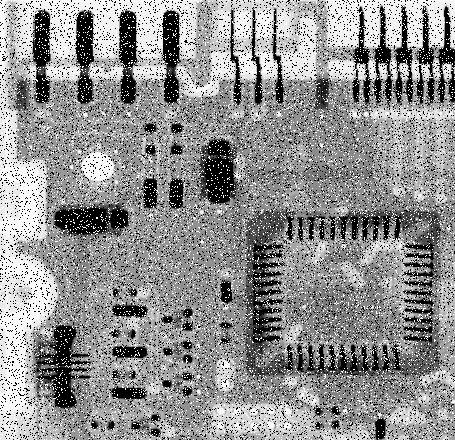
#> input picture Lab2/nhieu.jpg, 455 x 440 px
$ jupyter execute Lab2_Upgrading_photos.ipynb   (older library calls are emulated)
#> lines starting #> are read from the running program, lines starting #| are printed output that depends on the picture
[cell 1]
import numpy as np
import scipy.misc
import cv2  # using opencv
from google.colab.patches import cv2_imshow
import matplotlib.pyplot as plt

[cell 2]
# Định nghĩa hàm tích chập để lọc bộ lọc
def Tich_chap(img,mask):
    m, n = img.shape
    img_new = np.zeros([m, n])
    for i in range(1, m-1):
        for j in range(1, n-1):
            temp   =  img[i-1, j-1]    * mask[0, 0]\
                    +  img[i-1, j]      * mask[0, 1]\
                    +  img[i-1, j + 1]  * mask[0, 2]\
                    +  img[i, j-1]      * mask[1, 0]\
                    +  img[i, j]        * mask[1, 1]\
                    +  img[i, j + 1]    * mask[1, 2]\
                    +  img[i + 1, j-1]  * mask[2, 0]\
                    +  img[i + 1, j]    * mask[2, 1]\
                    +  img[i + 1, j + 1]* mask[2, 2]
            img_new[i, j]= temp
    img_new = img_new.astype(np.uint8)
    return img_new

# **Làm mềm ảnh (blur/smoothing ) bằng lọc Gaussian**

[cell 3]
# Định nghĩa bộ lọc Gaussian
def Gaussian():
  locGaussian3x3 = np.array(([0.0751/4.8976, 0.1238/4.8976, 0.0751/4.8976],
                            [0.1238/4.8976, 0.2042/4.8976, 0.1238/4.8976],
                            [0.0751/4.8976, 0.1238/4.8976, 0.0751/4.8976]), dtype="float")

  fig = plt.figure(figsize=(16, 9)) # Tạo vùng vẽ tỷ lệ 16:9
  ax1, ax2 = fig.subplots(1, 2)

  # Đọc và hiển thị ảnh gốc
  image = cv2.imread('nhieu.jpg', 0)
#> image is the input picture: shape (440, 455); min 0, max 255, mean 144.3
  ax1.imshow(image, cmap='gray')
  ax1.set_title("Ảnh gốc")

  # Lọc Gaussian và hiển thị ảnh
  imgGaussian_3x3 = Tich_chap(image, locGaussian3x3) #Gọi hàm lọc
  ax2.imshow(imgGaussian_3x3, cmap='gray')
  ax2.set_title("Ảnh lọc Gaussian 3x3")


  # Hiển thị vùng vẽ
  plt.show()

[cell 4]
Gaussian()

*** Cải thiện độ sắc nét của ảnh dùng lọc Laplace***

[cell 5]
def Laplacian():
    # Định nghĩa bộ lọc Laplacian chuẩn
    locLaplacian_chuan = np.array(([0, 1, 0],
                                  [1, -4, 1],
                                  [0, 1, 0]), dtype="float")

    # Định nghĩa bộ lọc Laplacian biến thể 1
    locLaplacian_Bien_The_1 = np.array(([1, 1, 1],
                                        [1, -8, 1],
                                        [1, 1, 1]), dtype="float")

    # Định nghĩa bộ lọc Laplacian biến thể 2
    locLaplacian_Bien_The_2 = np.array(([0, -1, 0],
                                        [-1, 4, -1],
                                        [0, -1, 0]), dtype="float")

    # Định nghĩa bộ lọc Laplacian biến thể 3
    locLaplacian_Bien_The_3 = np.array(([-1, -1, -1],
                                        [-1, 8, -1],
                                        [-1, -1, -1]), dtype="float")

    #bộ lọc laplacian đơn giản hóa
    locLaplacian_Cai_Thien = np.array(([-1, -1, -1],
                                        [-1, 5, -1],
                                        [-1, -1, -1]), dtype="float")

    fig = plt.figure(figsize=(16, 9)) # Tạo vùng vẽ tỷ lệ 16:9
    (ax1, ax2, ax3), (ax4, ax5, ax6) = fig.subplots(2, 3) # Tạo 6 vùng vẽ con

    # Đọc và hiển thị ảnh gốc
    image = cv2.imread('test2.tif', 0)
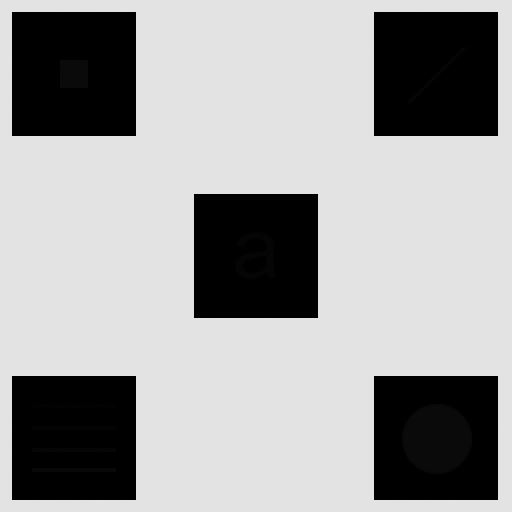
#> input picture Lab2/test2.tif, 512 x 512 px
#> image is the input picture: shape (512, 512); min 0, max 228, mean 160.7
    ax1.imshow(image, cmap='gray')
    ax1.set_title("Ảnh gốc")

    # Lọc Laplacian chuẩn và hiển thị ảnh
    img_loc_Laplacian_chuan = Tich_chap(image, locLaplacian_chuan) #Gọi hàm tích chập
#> after the loop in Tich_chap (call 2), `for i in range(1, m-1):`:
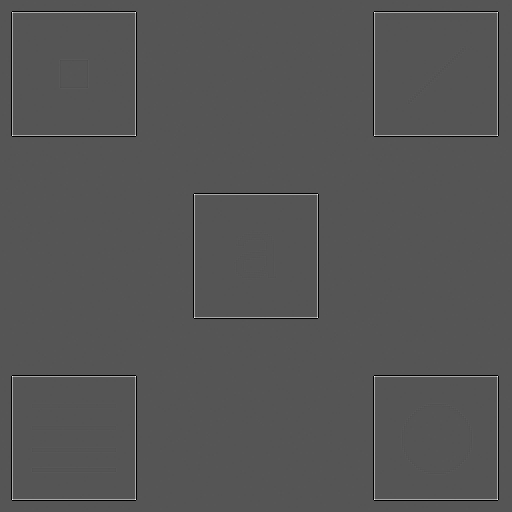
#> img_new: shape (512, 512) float64; min -229, max 455, mean 0; drawn with min black and max white
    ax2.imshow(img_loc_Laplacian_chuan, cmap='gray')
    ax2.set_title("Ảnh lọc Laplace chuẩn")

    # Tạo ảnh cải thiện từ lọc Laplacian chuẩn và hiển thị ảnh
    img_cai_thien_locLaplacian_chuan = image - img_loc_Laplacian_chuan
    ax3.imshow(img_cai_thien_locLaplacian_chuan, cmap='gray')
    ax3.set_title("Ảnh Cải thiện từ Laplace chuẩn")

    #Không hiển thị trục tọa độ tại vùng ax4
    ax4.axis('off')

    # Lọc Laplacian Biến thể thứ nhất và hiển thị ảnh
    img_loc_Laplacian_Bien_The_1 = Tich_chap(image, locLaplacian_Bien_The_1) #Gọi hàm tích chập
    ax5.imshow(img_loc_Laplacian_Bien_The_1, cmap='gray')
    ax5.set_title("Ảnh lọc Laplace biến thể 1")

    # Tạo ảnh cải thiện từ lọc Laplacian Biến thể thứ nhất và hiển thị ảnh
    img_cai_thien_loc_Laplacian_Bien_The_1 = image - img_loc_Laplacian_Bien_The_1
    ax6.imshow(img_cai_thien_loc_Laplacian_Bien_The_1, cmap='gray')
    ax6.set_title("Ảnh Cải thiện từ Laplace biến thể 1")

    # Hiển thị vùng vẽ
    plt.show()

    # Việc thực hiện các biến thể của bộ lọc Laplacian thực hiện code tương tự
    # nhưng thay thế mặc nạ lọc khác nhau
    # Việc thực hiện bộ lọc đơn giản hóa Laplacian thì ảnh lọc chính là ảnh kết quả

[cell 6]
Laplacian()

 Cải thiện độ sắc nét của ảnh dùng lọc Sobel


[cell 7]
def Sobel():
    # Định nghĩa Sobel theo hướng X
    locSobelX = np.array(([-1,-2,-1],
                          [ 0, 0, 0],
                          [ 1, 2, 1]), dtype="float")

    # Định nghĩa bộ lọc Sobel theo hướng Y
    locSobelY = np.array(([-1, 0, 1],
                          [-2, 0, 2],
                          [ 1, 0, 1]), dtype="float")

    fig = plt.figure(figsize=(16, 9)) # Tạo vùng vẽ tỷ lệ 16:9
    (ax1, ax2, ax3), (ax4, ax5, ax6) = fig.subplots(2, 3) # Tạo 6 vùng vẽ con

    # Đọc và hiển thị ảnh gốc
    image = cv2.imread('test1.tif', 0)
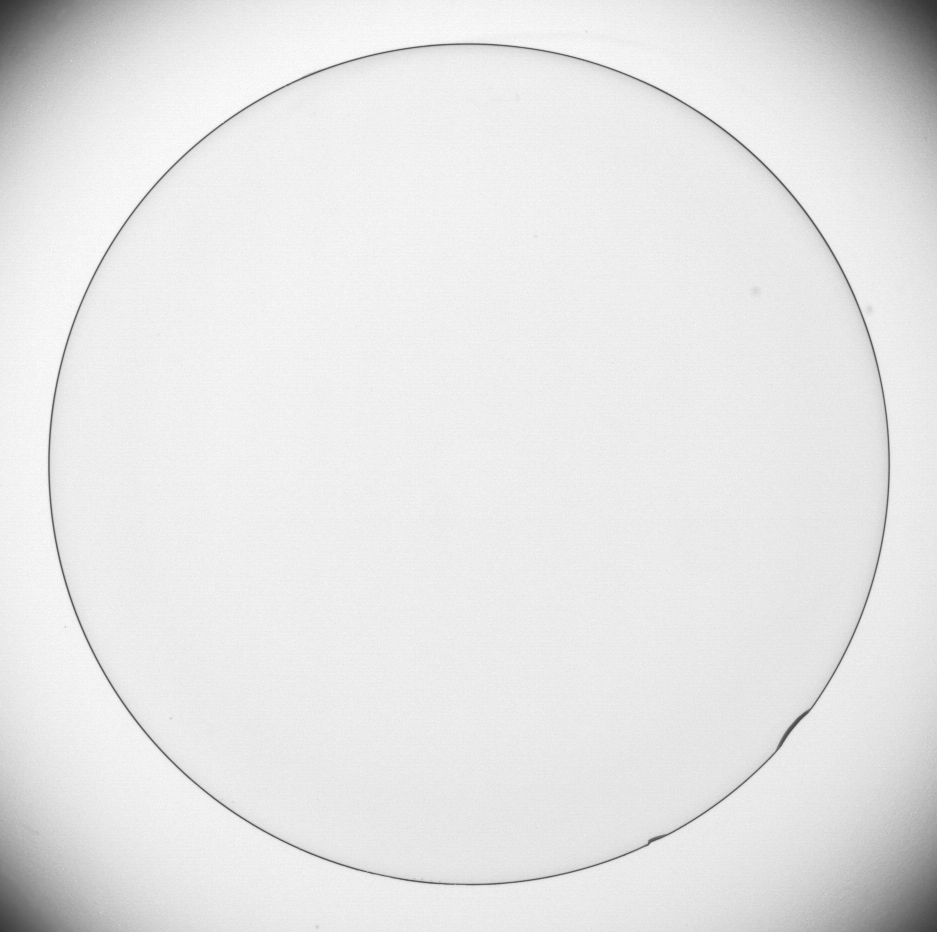
#> input picture Lab2/test1.tif, 937 x 932 px
#> image is the input picture: shape (932, 937); min 50, max 255, mean 229.7
    ax1.imshow(image, cmap='gray')
    ax1.set_title("Ảnh gốc")

    # Lọc Sobel theo hướng X và hiển thị ảnh
    imgSobelX = Tich_chap(image, locSobelX) #Gọi hàm tích chập
#> after the loop in Tich_chap (call 4), `for i in range(1, m-1):`:
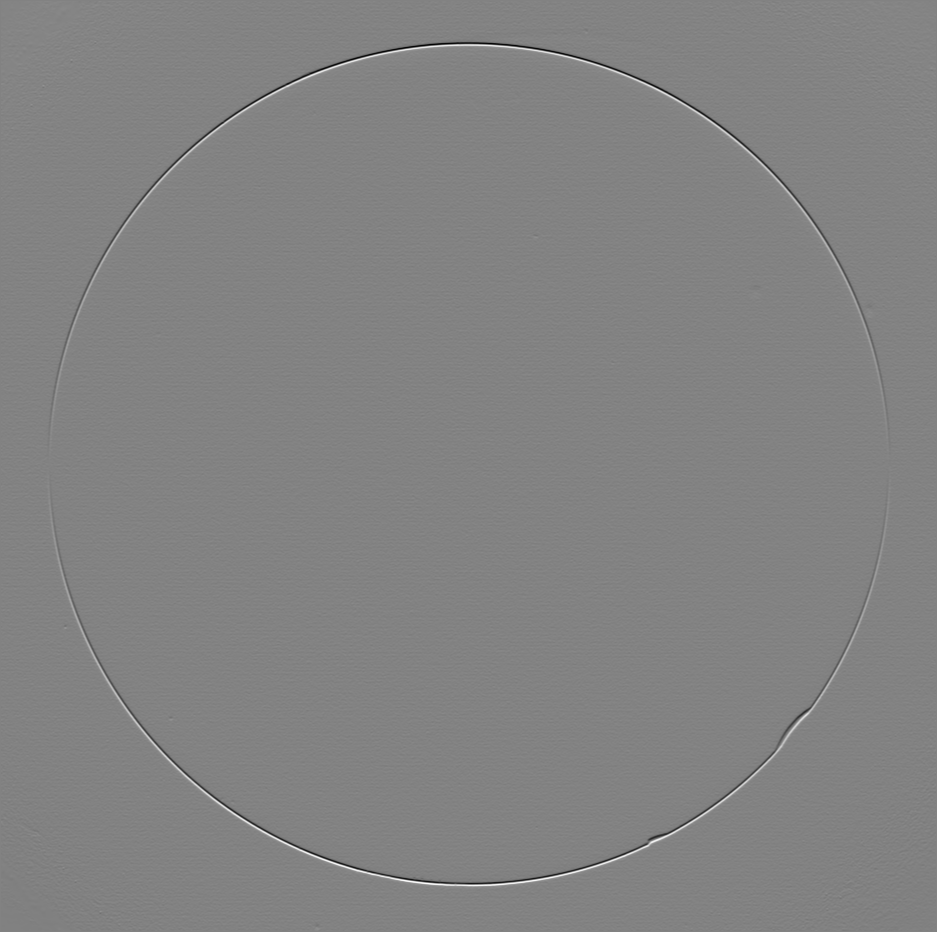
#> img_new: shape (932, 937) float64; min -597, max 567, mean 0; drawn with min black and max white
    ax2.imshow(imgSobelX, cmap='gray')
    ax2.set_title("Ảnh lọc SobelX")

    # Lọc Sobel theo hướng Y và hiển thị ảnh
    imgSobelY = Tich_chap(image, locSobelY) #Gọi hàm tích chập
#> after the loop in Tich_chap (call 5), `for i in range(1, m-1):`:
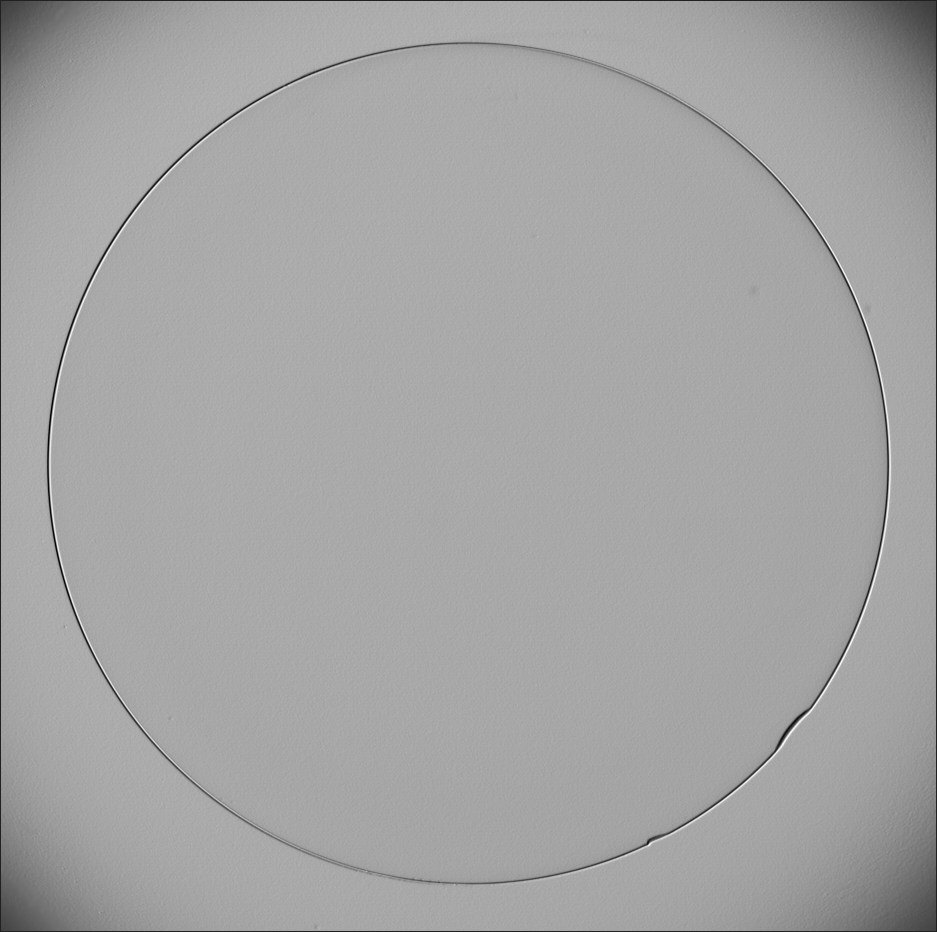
#> img_new: shape (932, 937) float64; min -116, max 774, mean 457.8; drawn with min black and max white
    ax3.imshow(imgSobelY, cmap='gray')
    ax3.set_title("Ảnh lọc SobelY")

    ax4.axis('off')

    # Ảnh tổng Sobel theo hướng Y và Sobel theo hướng Y và hiển thị ảnh
    imgSobelXY = imgSobelX + imgSobelY
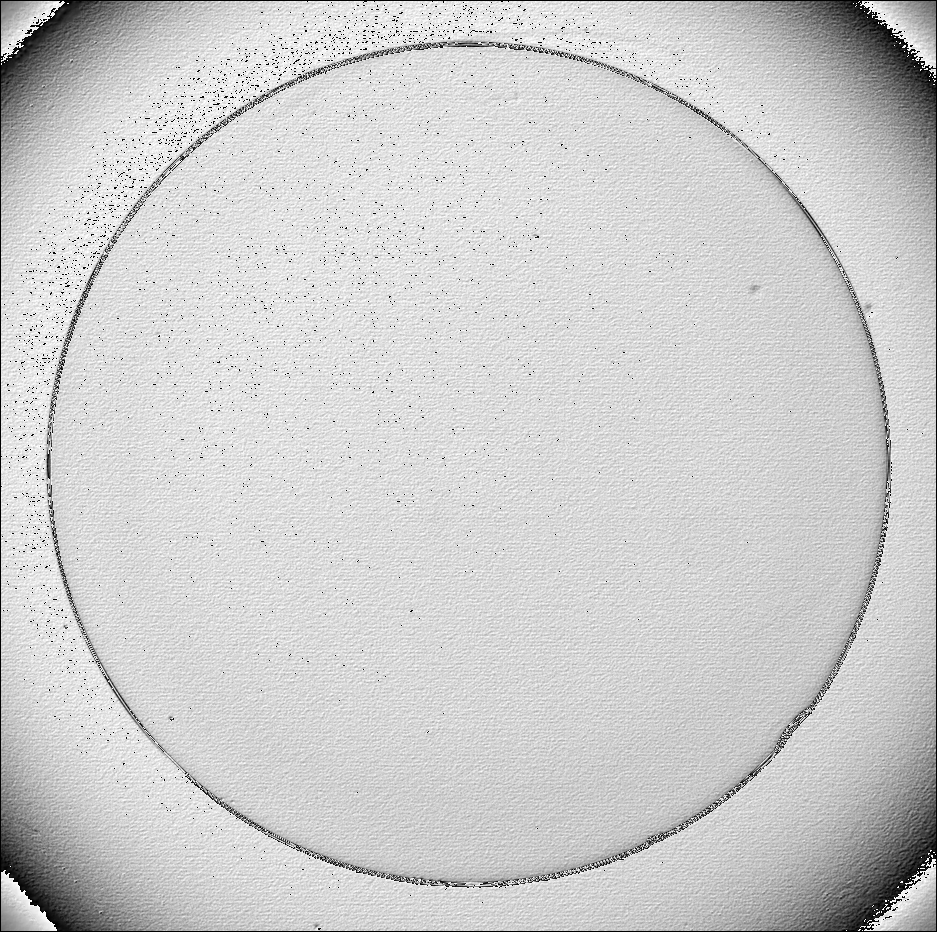
#> imgSobelXY: shape (932, 937); min 0, max 254, mean 204.6
    ax5.imshow(imgSobelXY, cmap='gray')
    ax5.set_title("Ảnh lọc SobelX + SobelY")

    # Ảnh cuối cùng = ảnh gốc + ảnh tổng Sobel theo hướng Y
    # và Sobel theo hướng Y và hiển thị ảnh
    imgSobel_ketqua = image + imgSobelXY
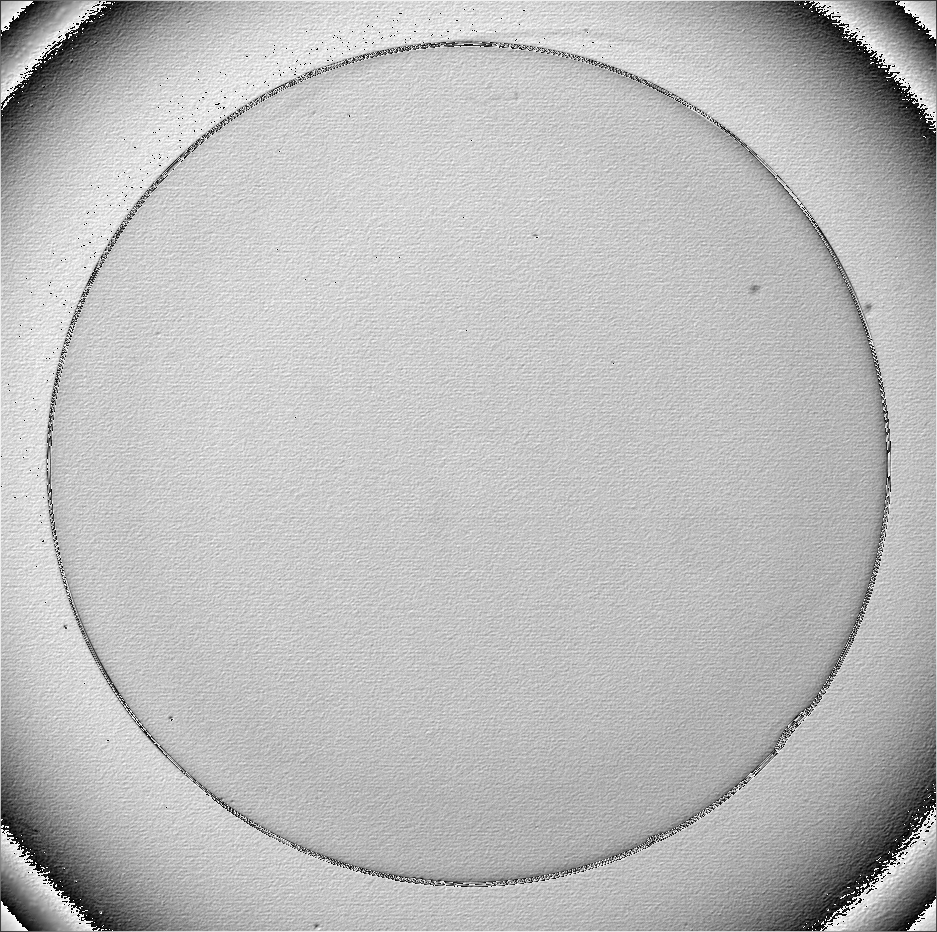
#> imgSobel_ketqua: shape (932, 937); min 0, max 255, mean 186.7
    ax6.imshow(imgSobel_ketqua, cmap='gray')
    ax6.set_title("Ảnh Kết quả")

    # Hiển thị vùng vẽ
    plt.show()
